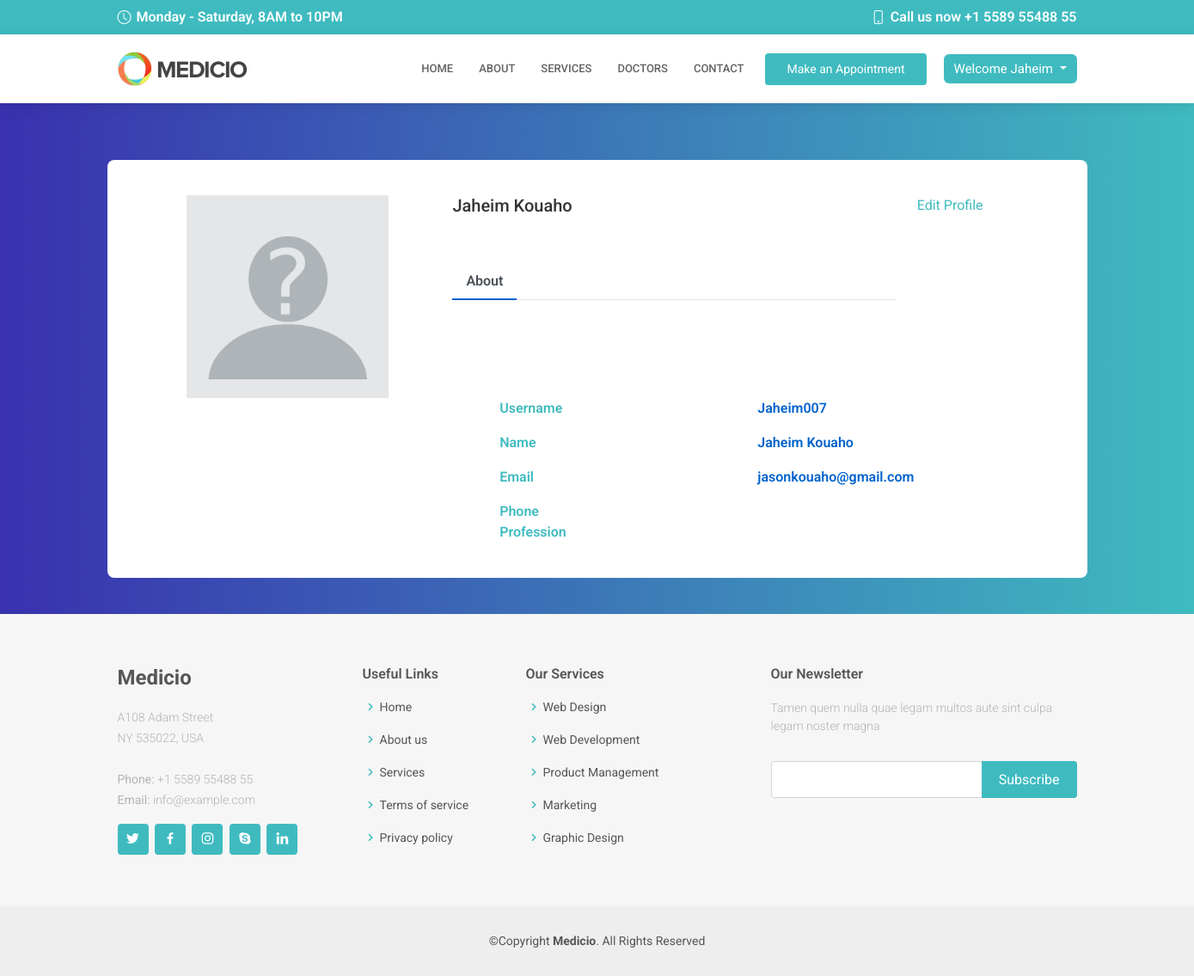
Before: /user (signed in) with the older database file.
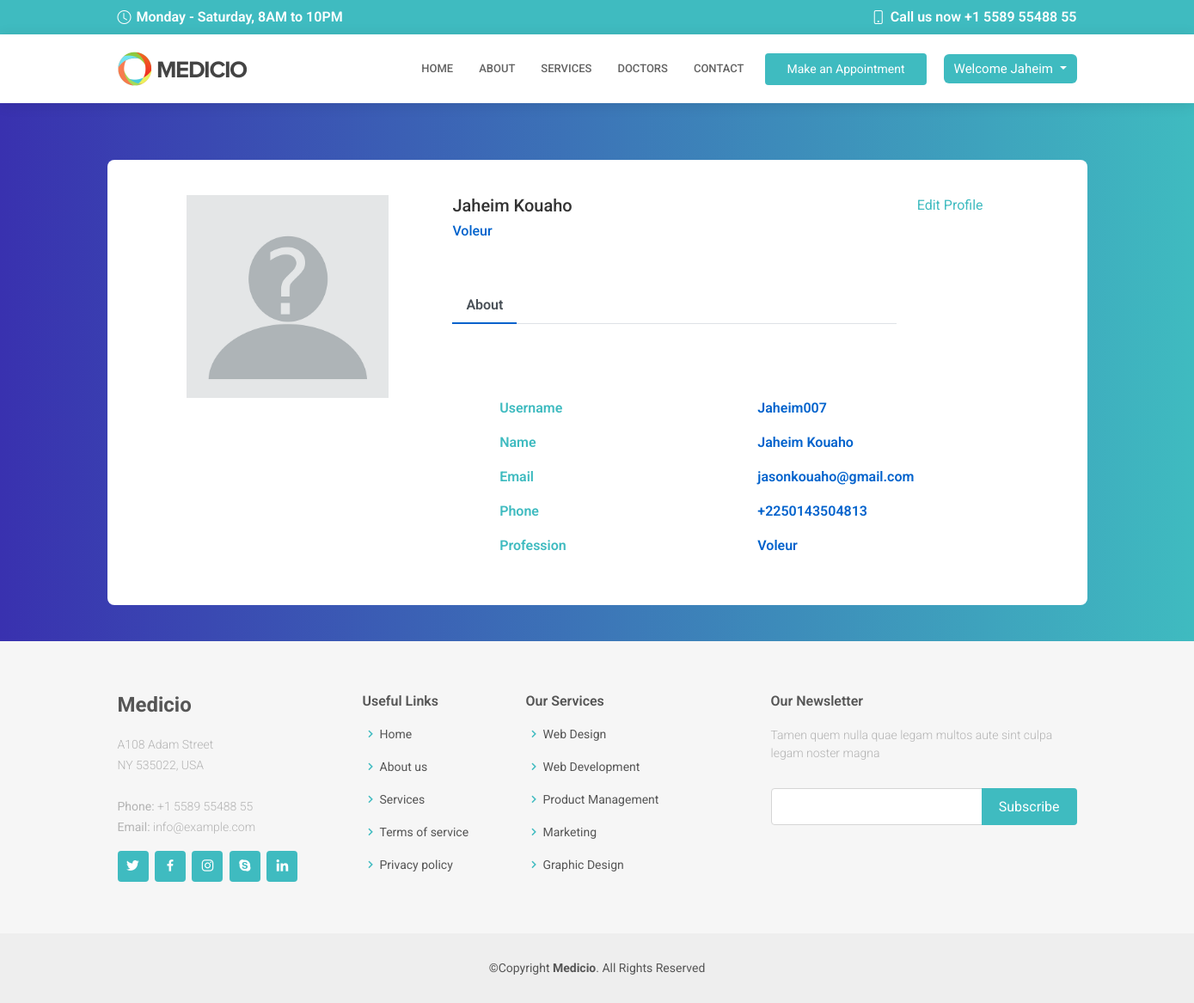
After: the same page with the newer database file.
### authentication/models.py (models this page shows)
class User(AbstractUser , RepeatFields):
    MALE = "male"
    FEMALE = "female"
    Gender = [
        (MALE , "male"),
        (FEMALE , "female")
    ]
    phone = PhoneNumberField(region="CI")
    gender = models.CharField(max_length=150 , choices=Gender)
    image = models.ImageField(upload_to="User__Images" , default =" default.jpg ")
    occupation = models.CharField(max_length=150)

### authentication/views.py (the view, shortened to what this page needs)
# urls.py: path("user" , views.User_profile.as_view(), name="user"),
class User_profile(View):
    template_name = 'pages/user_profile.html'
    def get(self , request):
        users = User.objects.all()
        return render(request , self.template_name , locals())

### templates/pages/user_profile.html (shortened to what this page needs)
{% extends 'base/base.html' %}
{% load static %}
{% block 'content' %}
<div class ="body">
    <br><br><br><br><br><br>
<div class="container emp-profile">
    {% if user.is_authenticated %}
            <form method="post">
                <div class="row">
                    <div class="col-md-4">
                        <div class="profile-img">
                            <img src="{{user.image.url}}" alt=""/>
                        </div>
                    </div>
                    <div class="col-md-6">
                        <div class="profile-head">
                                    <h5>
                                        {{user.first_name}} {{user.last_name}}
                                    </h5>
                                    <h6>
                                        {{user.occupation}}
                                    </h6>
                                 <br><br>
                            <ul class="nav nav-tabs" id="myTab" role="tablist">
                                <li class="nav-item">
                                    <a class="nav-link active" id="home-tab" data-toggle="tab" href="#home" role="tab" aria-controls="home" aria-selected="true">About</a>
                                </li>
                            </ul>
                        </div>
                    </div>
                    <div class="col-md-2">
                        <a href="{% url 'update' %}"> Edit Profile</a>
                    </div>
                </div>
                <div class="row">
                    <div class="col-md-10">
                        <div class="tab-content profile-tab" id="myTabContent">
                            <div class="tab-pane fade show active" id="home" role="tabpanel" aria-labelledby="home-tab">
                                    <div style = "position:relative; left:415px; ;" class="row">
                                            <div class="col-md-4">
                                                <label>Username</label>
                                            </div>
                                            <div class="col-md-6">
                                                <p>{{user.username}}</p>
                                            </div>
                                            <div class="col-md-4">
                                                <label>Name</label>
                                            </div>
                                            <div class="col-md-6">
                                                <p>{{user.first_name}} {{user.last_name}}</p>
                                            </div>
                                            <div class="col-md-4">
                                                <label>Email</label>
                                            </div>
                                            <div class="col-md-6">
                                                <p>{{user.email}}</p>
                                            </div>
                                            <div class="col-md-4">
                                                <label>Phone</label>
                                            </div>
                                            <div class="col-md-6">
                                                <p>{{user.phone}}</p>
                                            </div>
                                            <div class="col-md-4">
                                                <label>Profession</label>
                                            </div>
                                            <div class="col-md-6">
                                                <p>{{user.occupation}}</p>
                                            </div>
                                    </div>
                            </div>
                        </div>
                    </div>
                </div>
            </form>
        </div>
    {% endif %}
{% endblock 'content' %}

### templates/base/base.html (shortened to what the changed rows need)
{% load static %}
<!DOCTYPE html>
<html lang="en">
<head>
  <link rel="stylesheet" href="https://cdnjs.cloudflare.com/ajax/libs/datepicker/0.6.5/datepicker.min.css" />
  <link href="{% static 'front/assets/vendor/fontawesome-free/css/all.min.css' %} " rel="stylesheet">
  <link href="{% static 'front/assets/vendor/animate.css/animate.min.css' %} " rel="stylesheet">
  <link href="{% static 'front/assets/vendor/aos/aos.css' %} " rel="stylesheet">
  <link href="{% static 'front/assets/vendor/bootstrap/css/bootstrap.min.css' %} " rel="stylesheet">
  <link href="{% static 'front/assets/vendor/bootstrap-icons/bootstrap-icons.css' %} " rel="stylesheet">
  <link href="{% static 'front/assets/vendor/boxicons/css/boxicons.min.css' %} " rel="stylesheet">
  <link href="{% static 'front/assets/vendor/glightbox/css/glightbox.min.css' %} " rel="stylesheet">
  <link href="{% static 'front/assets/vendor/swiper/swiper-bundle.min.css' %} " rel="stylesheet">
  <link href="{% static 'front/assets/css/style.css' %} " rel="stylesheet">
  <link rel="stylesheet" href="{% static 'front/assets/fonts_calander/icomoon/style.css' %} ">
  <link rel="stylesheet" href="{% static 'front/assets/css_calander/default.css' %} ">
  <link rel="stylesheet" href="{% static 'front/assets/css_calander/default.date.css' %} ">
  <link rel="stylesheet" href="{% static 'front/assets/css_calander/style.css' %} ">
  <link rel="stylesheet" href="{% static 'front/assets/css/style_profile.css' %} ">
</head>
<body>
  <header id="header" class="fixed-top">
    <div class="container d-flex align-items-center">
      {% if user.is_authenticated %}
      <div style='margin-left: 20px ; ' class="dropdown">
        <button style='background-color:#3fbbc0; border: none ; font-size:15px ' class="btn btn-secondary dropdown-toggle" type="button" id="dropdownMenuButton" data-toggle="dropdown" aria-haspopup="true" aria-expanded="false">
          Welcome {{user.first_name}}
        </button>
      </div>
      {% endif %}
    </div>
  </header>
{% block 'content' %}
{% endblock 'content' %}
</body>
</html>

Changed rows visible on the page:
changed User "Jaheim": occupation (not shown) → "Voleur"; phone (not shown) → "+2250143504813"
